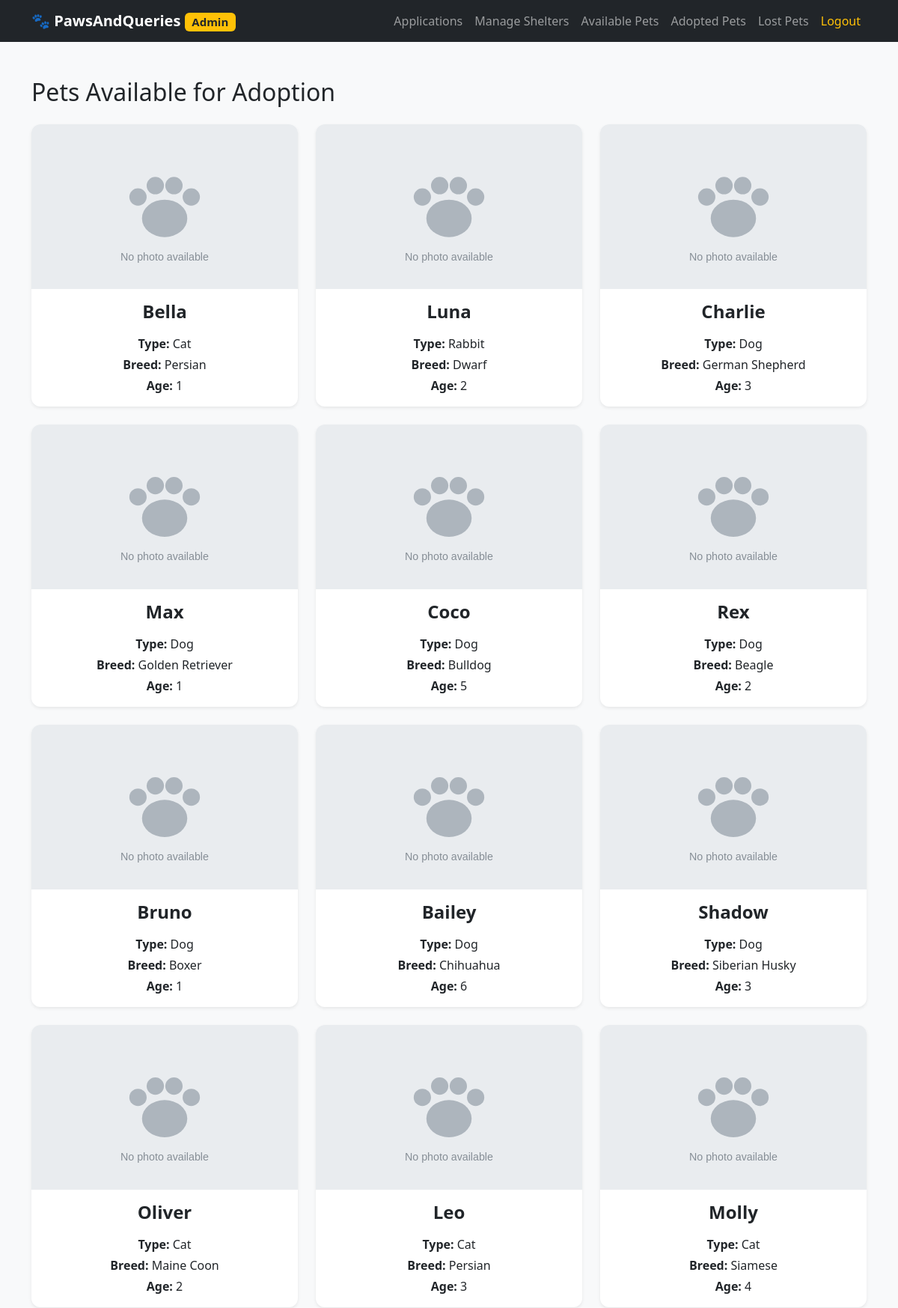
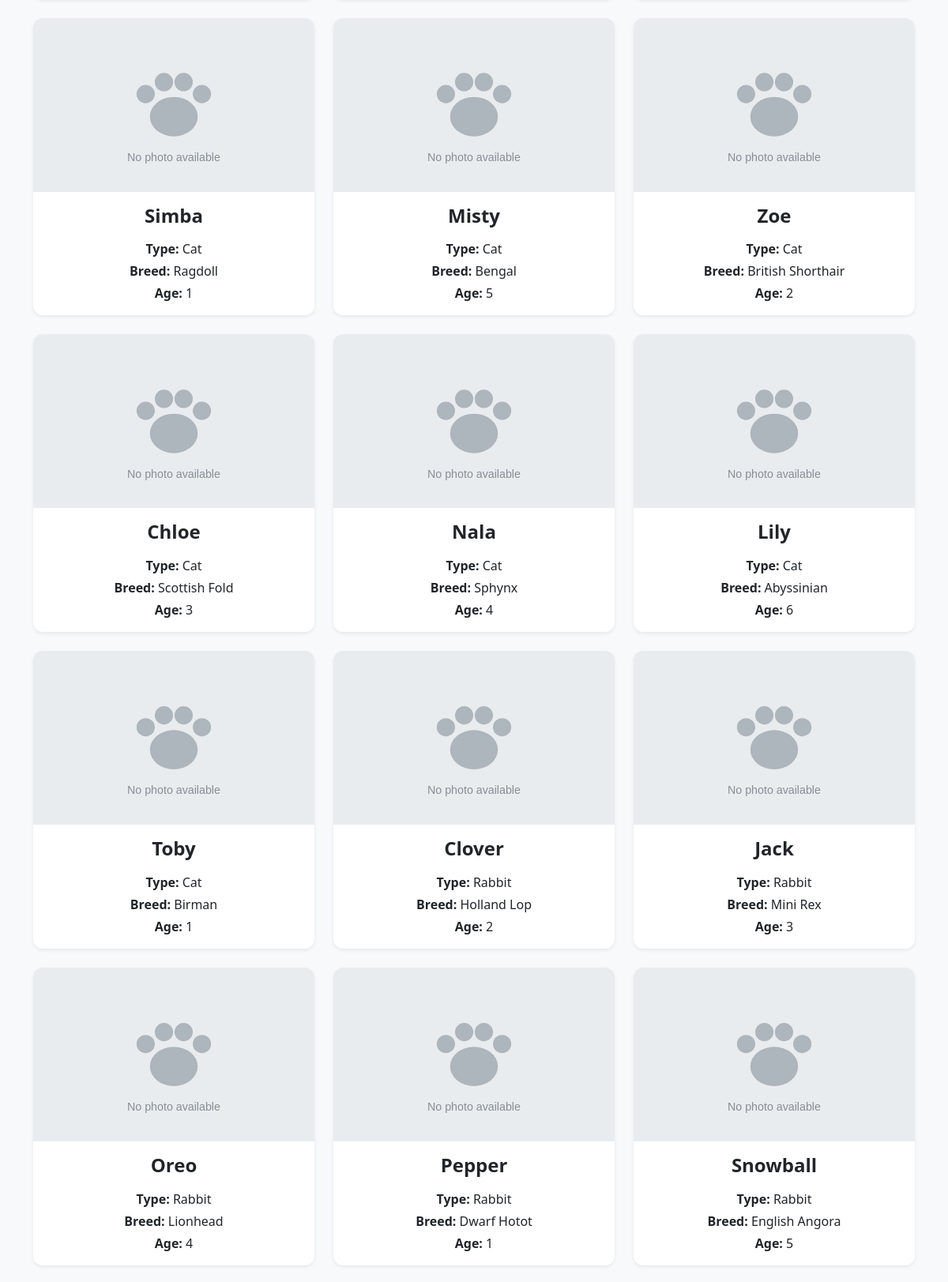
/admin_view_pets.php (signed in, upper part), run on the app's committed database (2 pictures, top to bottom).
### tables this page shows
CREATE TABLE `pet` (
    `Pet_id`         INT          NOT NULL AUTO_INCREMENT,
    `Name`           VARCHAR(50)  DEFAULT NULL,
    `Type`           VARCHAR(50)  DEFAULT NULL,
    `Breed`          VARCHAR(50)  DEFAULT NULL,
    `Age`            INT          DEFAULT NULL,
    `AdoptionStatus` TINYINT(1)   DEFAULT 0,
    `Image_url`      VARCHAR(255) DEFAULT NULL,
    PRIMARY KEY (`Pet_id`)
);

### helpers.php (called while the page is built, shortened)
<?php
function e(?string $value): string
{
    return htmlspecialchars((string) $value, ENT_QUOTES, 'UTF-8');
}

### admin_view_pets.php (the view, shortened to what this page needs)
<?php
require 'db.php';
require 'helpers.php';
$pets = $pdo->query("
    SELECT DISTINCT p.Pet_id, p.Name, p.Type, p.Breed, p.Age, p.Image_url,
           latest.Status AS Last_Status
    FROM pet p
    LEFT JOIN (
        SELECT Pet_id, Status
        FROM adoptionapplication aa
        WHERE Application_id = (
            SELECT MAX(Application_id)
            FROM adoptionapplication
            WHERE Pet_id = aa.Pet_id
        )
    ) latest ON p.Pet_id = latest.Pet_id
    WHERE p.AdoptionStatus = 0
      AND (latest.Status IS NULL OR latest.Status <> 'Pending')
")->fetchAll();
?>
<!DOCTYPE html>
<html lang="en">
<head>
    <link rel="stylesheet" href="https://cdn.jsdelivr.net/npm/bootstrap@5.2.3/dist/css/bootstrap.min.css">
    <link rel="stylesheet" href="styles.css">
</head>
<body class="bg-light">
<?php include 'admin_header.php'; ?>
<div class="container py-5">
    <h2 class="mb-4">Pets Available for Adoption</h2>
    <div class="row">
        <?php foreach ($pets as $pet): ?>
            <div class="col-md-4 mb-4">
                <div class="card pet-card shadow-sm h-100">
                    <img src=".<?= e($pet['Image_url']) ?>"
                         alt="Picture of <?= e($pet['Name']) ?>"
                         class="card-img-top"
                         onerror="this.onerror=null; this.src='images/placeholder.svg';">
                    <div class="card-body text-center">
                        <h4 class="card-title mb-3"><?= e($pet['Name']) ?></h4>
                        <p class="card-text mb-1"><strong>Type:</strong> <?= e($pet['Type']) ?></p>
                        <p class="card-text mb-1"><strong>Breed:</strong> <?= e($pet['Breed']) ?></p>
                        <p class="card-text mb-0"><strong>Age:</strong> <?= e((string) $pet['Age']) ?></p>
                    </div>
                </div>
            </div>
        <?php endforeach; ?>
    </div>
</div>
</body>
</html>

### styles.css (style rules this page uses)
:root { --pq-accent: #009b77; --pq-dark: #2e3236; }
body { background-color: #f6f7f9; }
.pet-card { border: none; border-radius: 0.75rem; overflow: hidden; transition: transform 0.2s ease, box-shadow 0.2s ease; }
.pet-card .card-img-top { height: 220px; object-fit: cover; }
.pet-card .card-title { font-weight: 600; }

### data on the page
pet: Name "Bella", Type "Cat", Breed "Persian", Age "1"
pet: Name "Luna", Type "Rabbit", Breed "Dwarf", Age "2"
pet: Name "Charlie", Type "Dog", Breed "German Shepherd", Age "3"
pet: Name "Max", Type "Dog", Breed "Golden Retriever", Age "1"
pet: Name "Coco", Type "Dog", Breed "Bulldog", Age "5"
pet: Name "Rex", Type "Dog", Breed "Beagle", Age "2"
pet: Name "Bruno", Type "Dog", Breed "Boxer", Age "1"
pet: Name "Bailey", Type "Dog", Breed "Chihuahua", Age "6"
pet: Name "Shadow", Type "Dog", Breed "Siberian Husky", Age "3"
pet: Name "Oliver", Type "Cat", Breed "Maine Coon", Age "2"
pet: Name "Leo", Type "Cat", Breed "Persian", Age "3"
pet: Name "Molly", Type "Cat", Breed "Siamese", Age "4"
pet: Name "Simba", Type "Cat", Breed "Ragdoll", Age "1"
pet: Name "Misty", Type "Cat", Breed "Bengal", Age "5"
pet: Name "Zoe", Type "Cat", Breed "British Shorthair", Age "2"
pet: Name "Chloe", Type "Cat", Breed "Scottish Fold", Age "3"
pet: Name "Nala", Type "Cat", Breed "Sphynx", Age "4"
pet: Name "Lily", Type "Cat", Breed "Abyssinian", Age "6"
pet: Name "Toby", Type "Cat", Breed "Birman", Age "1"
pet: Name "Clover", Type "Rabbit", Breed "Holland Lop", Age "2"
pet: Name "Jack", Type "Rabbit", Breed "Mini Rex", Age "3"
pet: Name "Oreo", Type "Rabbit", Breed "Lionhead", Age "4"
pet: Name "Pepper", Type "Rabbit", Breed "Dwarf Hotot", Age "1"
pet: Name "Snowball", Type "Rabbit", Breed "English Angora", Age "5"
